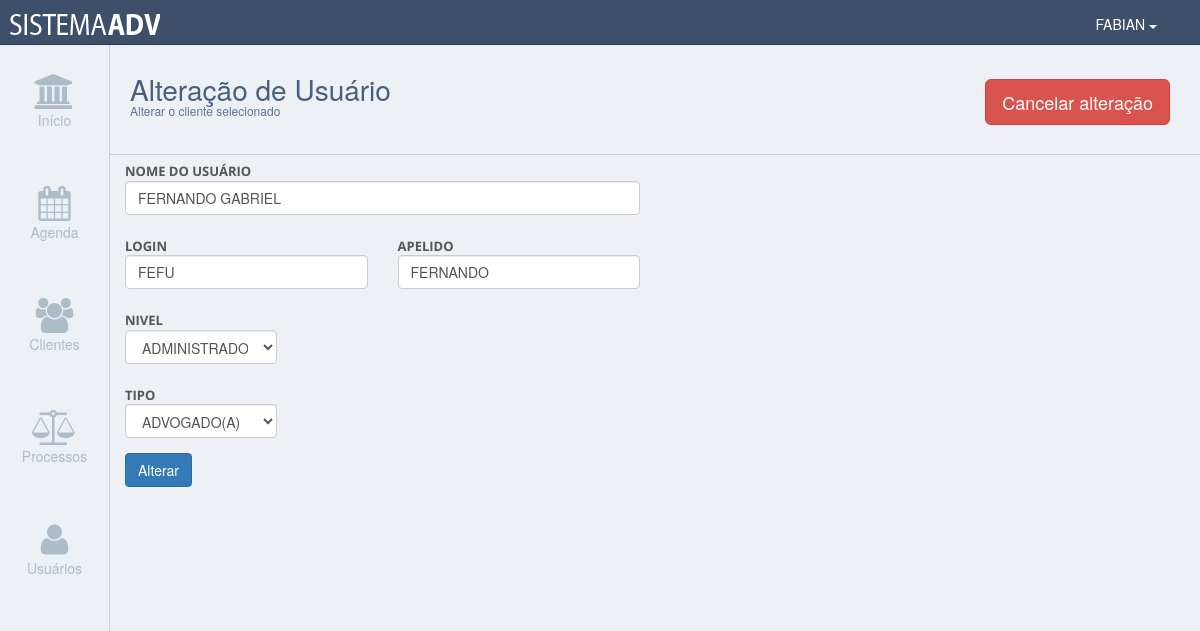
/alteraUsuario.php?codigo=41 (signed in), run on the app's committed database.
### tables this page shows
CREATE TABLE IF NOT EXISTS `usuario` (
  `usuarioId` int(11) NOT NULL,
  `usuarioLogin` varchar(255) DEFAULT NULL,
  `usuarioSenha` varchar(255) DEFAULT NULL,
  `usuarioNome` varchar(255) DEFAULT NULL,
  `usuarioApelido` varchar(255) DEFAULT NULL,
  `usuarioNivel` int(11) DEFAULT NULL,
  `usuarioStatus` tinyint(1) DEFAULT '1',
  `usuarioTipo` int(11) DEFAULT NULL,
  `usuarioQtdAcesso` int(11) DEFAULT '0',
  `usuarioResetaSenha` tinyint(1) DEFAULT '0'
);

### php/altUsuario.php (called while the page is built, shortened)
<?php require_once("dashboard.php"); ?>
<?php
    $tr = "SELECT * ";
    $tr .= "FROM usuario ";
        if ( isset($_GET["codigo"]) ) {
            $id = $_GET["codigo"];
            $tr .= "WHERE usuarioId = {$id} ";
        } else {
            $tr .= "WHERE usuarioId = 1 ";
        }
    $con_clientes = mysqli_query($conecta,$tr);
    $info_clientes = mysqli_fetch_assoc($con_clientes);
?>

### alteraUsuario.php (the view, shortened to what this page needs)
<?php require_once("php/altUsuario.php"); ?>
<!doctype html>
<html>
    <body>
          <div id="conteudo">
  		  <div class="container-fluid no-padding">
        <div class="header">
            <div class="titulo-box-texto">
                <h3 class="titulo-texto">Alteração de Usuário</h3>
                <h5>Alterar o cliente selecionado</h5>
            </div>
            <div class="titulo-box-botao">
                  <a href="detalheUsuario.php?codigo=<?php echo $id ?>" class="btn btn-lg btn-danger">Cancelar alteração</a>
            </div>
        </div>
  	  <form class="form-horizontal" action="alteraUsuario.php?codigo=<?php echo $id ?>" method="post">
          <div class="form-group">
            <div class="col-md-6">
              <label for="usuarioNome" class="control-label">Nome do usuário</label>
              <input type="text" value="<?php echo utf8_encode($info_clientes["usuarioNome"])  ?>" name="usuarioNome" class="form-control" placeholder="Informe o nome do cliente">
            </div>
          </div>
          <div class="form-group">
            <div class="col-md-3">
              <label for="usuarioLogin" class="control-label">Login</label>
              <input type="text" value="<?php echo utf8_encode($info_clientes["usuarioLogin"])  ?>" name="usuarioLogin" class="form-control" placeholder="Ex: R. Governador...">
            </div>
            <div class="col-md-3">
              <label for="usuarioApelido" class="control-label">Apelido</label>
              <input type="text" value="<?php echo utf8_encode($info_clientes["usuarioApelido"])  ?>" name="usuarioApelido" class="form-control" placeholder="Ex: 123">
            </div>
           </div>
          <div class="form-group">
            <div class="col-md-2">
              <label for="usuarioNivel" class="control-label">Nivel</label>
                <select class="form-control" name="usuarioNivel" required>
                    <?php $options = utf8_encode($info_clientes["usuarioNivel"]) ?>
                    <option value="2"<?php if($options=="2") echo 'selected="selected"'; ?>>ADMINISTRADOR</option>
                </select>
            </div>
          </div>
          <div class="form-group">
            <div class="col-md-2">
              <label for="usuarioTipo" class="control-label">Tipo</label>
                <select class="form-control" name="usuarioTipo" required>
                    <?php $options3 = utf8_encode($info_clientes["usuarioTipo"]) ?>
                    <option value="2"<?php if($options3=="2") echo 'selected="selected"'; ?>>ADVOGADO(A)</option>
                </select>
            </div>
          </div>
          <div class="form-group">
            <div class="col-md-1">
              <button type="submit" class="btn btn-primary">Alterar</button>
            </div>
          </div>
		</form>
        </div>
     </div>
	</body>
</html>

### css/pure-min.css (style rules this page uses)
html { font-family:sans-serif;-ms-text-size-adjust:100%;-webkit-text-size-adjust:100% }
body { margin:0 }
a { background-color:transparent }
button,input,optgroup,select,textarea { color:inherit;font:inherit;margin:0 }
button { overflow:visible }
button,select { text-transform:none }
button,html input[type=button],input[type=reset],input[type=submit] { -webkit-appearance:button;cursor:pointer }
input { line-height:normal }

### css/estilo.css (style rules this page uses)
html, body { width: 100%; height: 100%; background-color: #edf0f5; overflow-x: hidden; }
.no-padding { padding-right: 0; padding-left: 0; padding-top: 0; padding-bottom: 0; }
#conteudo { width: calc(100% - 110px); height: calc(100% - 45px); position: absolute; top: 45px; left: 110px; background-color: #edf0f5; }
.header { width: 100%; height: 110px; background-color: #edf0f5; border-bottom: 1px solid #c1d2dc; }
.titulo-box-texto { width: auto; height: 110px; float: left; padding-left: 20px; padding-top: 20px; }
.titulo-box-botao { width: auto; height: 110px; float: right; line-height: 110px; margin-right: 30px; }
.titulo-texto { color: #485F7E; font-size: 28px; font-weight: 400; line-height: 9px; }
h5 { font-size: 12px; color: #5C7496; }
.form-group { padding-left: 15px; padding-right: 15px; }
label { font-size: 13px; color: #555; text-transform: uppercase; margin-bottom: 12px; box-sizing: border-box; font-family: 'Open Sans', HelveticaNeue, Helvetica, Arial; font-weight: bold; }

### data on the page
usuario: usuarioNome "FERNANDO GABRIEL", usuarioLogin "FEFU", usuarioApelido "FERNANDO", usuarioNivel "ADMINISTRADOR", usuarioTipo "ADVOGADO(A)"

### other printed values
utf8_encode($_SESSION['APELIDOUSER']) "FABIAN"
